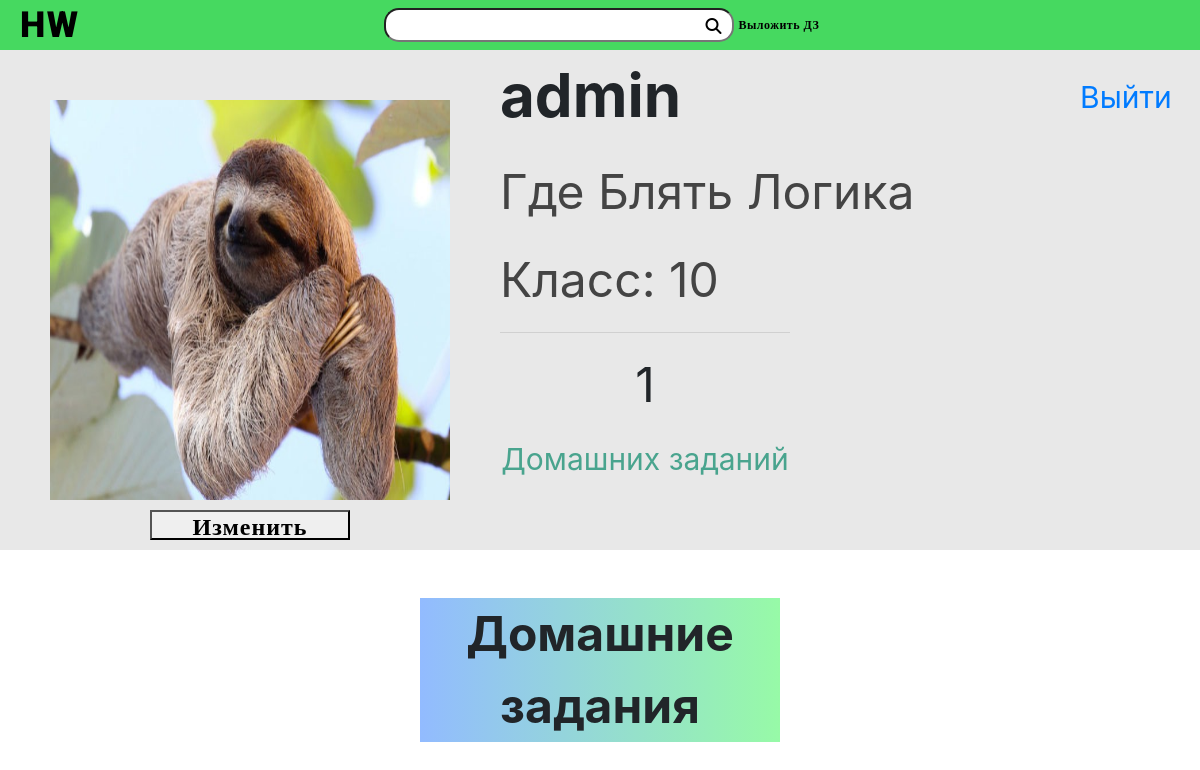
The page /id3 (signed in) on the database as committed earlier.
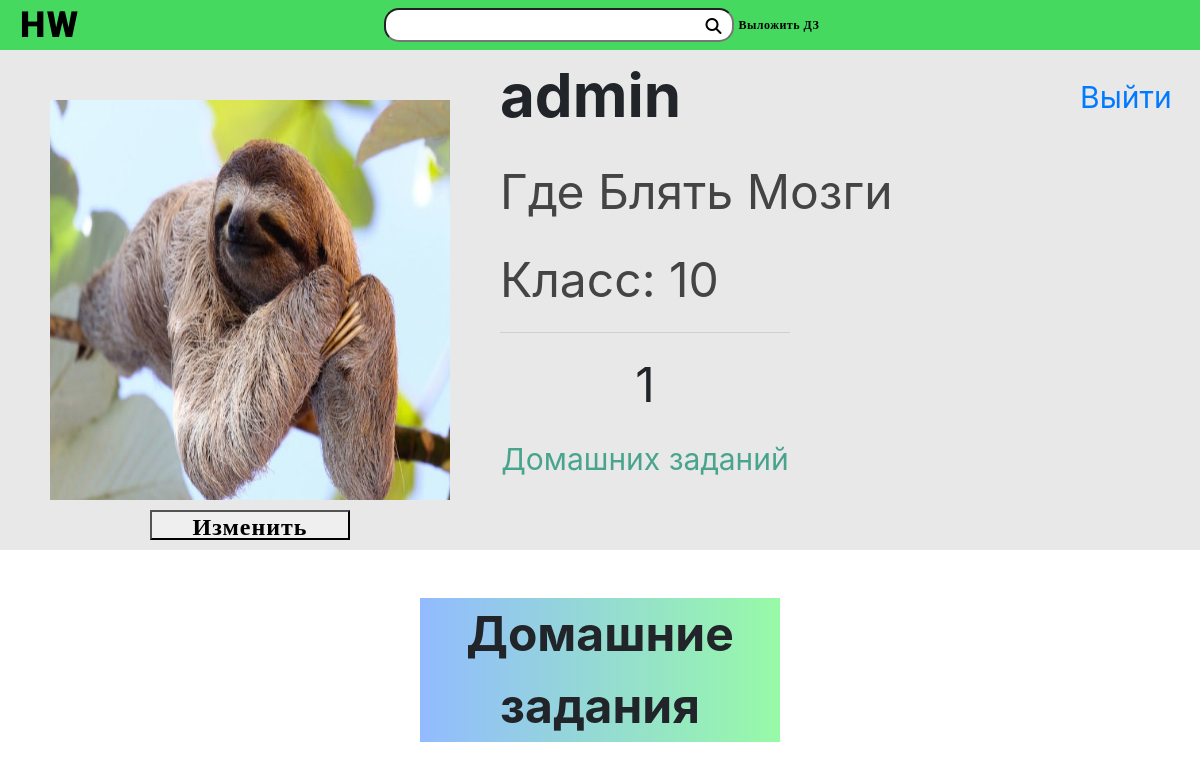
The same page on the database as committed later.
### users/models.py (models this page shows, shortened)
class UserProfile(models.Model):
	user = models.OneToOneField(User, related_name='profile', on_delete=models.CASCADE)
	name = models.CharField(max_length=15, blank=True, validators=[validate_input])
	surname = models.CharField(max_length=15, blank=True, validators=[validate_input])
	grade = models.IntegerField(choices=create_grades(), default=1)
	photo = models.ImageField(upload_to=upload_location, default='users/default.jpg')

### users/views.py (the view)
# urls.py: path('id<int:id_>', views.profile, name='profile'),
@login_required
def profile(request, id_):
	user = User.objects.all().get(id__exact=id_)
	profile = user.profile
	homeworks = Homework.objects.all().publisher(user)
	context = {'user':request.user, 'page_user':user, 'profile':profile, 'homeworks':homeworks}
	return render(request, 'users/profile.html', context)

### homeworks/models.py (called while the page is built)
	def publisher(self, user):
		return self.filter(
			publisher__exact = user)

	def get_queryset(self):
		return HomeworkQuerySet(self.model, using=self._db)

### users/models.py (called while the page is built)
	def get_queryset(self):
		return UserQuerySet(self.model, using=self._db)

### users/templates/users/profile.html (shortened to what this page needs)
{% extends 'navbar.html' %}
{% load static %}
{% block link %}
	<link rel="stylesheet" href="{% static 'styles/style_profile.css' %}?version=8">
{% endblock %}
{% block content %}
	<div class="show_profile" id="info" style="display: grid">
		<div class="profile_image">
			<img class="profile_image_img" src="{{profile.photo.url}}" alt="Блять не загузилось!!!" height="400px" width="400px">
			{% if user.id == page_user.id %}
			<button class="profile_image_button usual" type="button" onclick="ChangeProfile()">Изменить</button>
			{% endif %}
		</div>
		<div class="profile_info">
			<p style="font-size: 60px; font-weight: bold;">{{page_user.username}}</p>
			<p style="font-size: 48px; color: #444444;">
				{% if profile.name and profile.surname %}
				{{profile.name}} {{profile.surname}}
				{% endif %}
			</p>
			<p style="font-size: 48px; color: #444444;">
				{% if profile.grade %}
				Класс: {{profile.grade}}
				{% else %}
				Класс: *не указан*
				{% endif %}
			</p>
			<div class="profile_info_hwcounter">
				<hr width="100%" style="bottom: 0">
				<p style="font-size: 48px; float:top" align="center">{{homeworks.count}}</p>
				<p style="font-size: 30px; float:top; color:#49a48e" align="center">Домашних заданий</p>
			</div>
		</div>
		{% if user.id == page_user.id %}
		<div class="profile_logout">
			<a href="/logout" class="profile_logout_logout">Выйти</a>
		</div>
		{% endif %}
	</div>
	<div class="profile_show_homework">
		<p align="center" style="font-size: 48px; background: rgb(1,0,255); background: linear-gradient(90deg, #92bbff 0%, #97faa7 100%); width: 30%; margin-right: auto; margin-left: auto; font-weight: bold;">Домашние задания</p>
	</div>
{% endblock %}

Rows that differ between the two databases and show on the page:
changed UserProfile "Где Блять": surname "Логика" → "Мозги"
